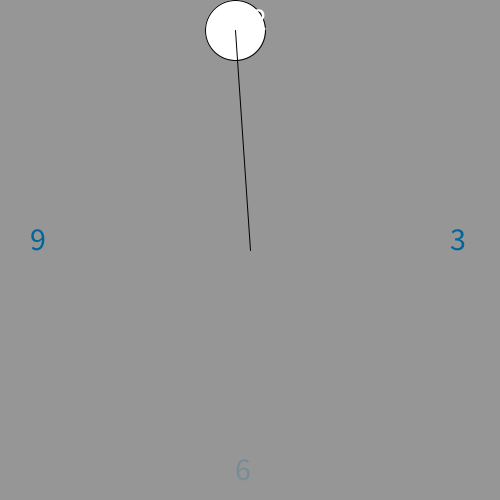
Frame 1 (no input)
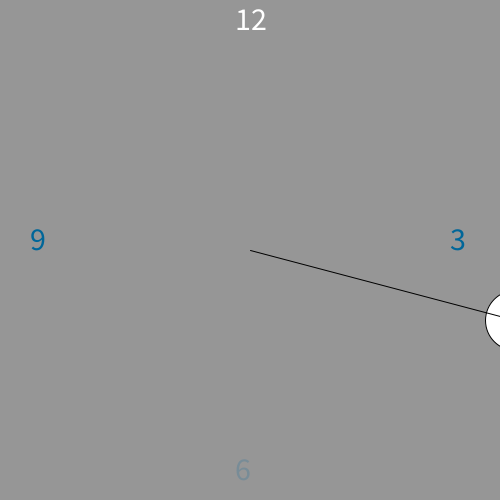
Frame 60 (the mouse pressed at the canvas centre just before this capture)
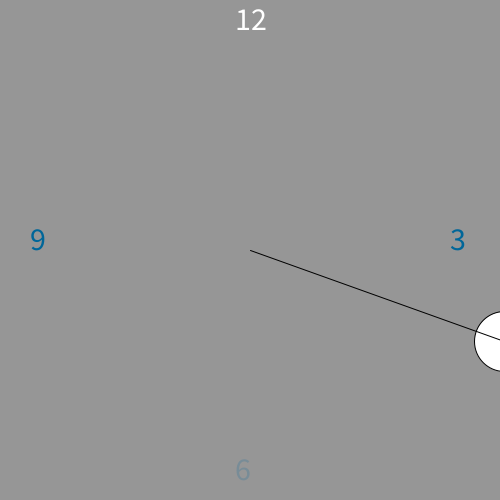
Frame 120 (the mouse held since frame 60 and released just before this capture)

The Processing sketch that drew these frames (run headless with seeded random() and noise(); from frame 60 on, the mouse is pressed at the canvas centre):

// Processing sketch: processing_131727
// ── processing_131727.pde

//circle variables
int circleRadius = 60;      // size of the sun
int xStart = 235; // The initial x position
int yStart = 30;         // The initial y position
float xCircle = 235;     // the x position of the sun
float yCircle = 30;     // the y position of the sun

// Arc variables
float t = 0;   // Start time
float duration = 60 * 1000; // Complete a full circle every 60 seconds
float conversionFactor = 2 * 3.14 / duration; // A full circle (2*pi) occurs every duration milliseconds

void setup()
{
  size(500, 500); // Set window size
}

void draw()
{
  // Refresh background
  background(150);
  
  // Draw the circle
  fill(255);
  ellipse(xCircle, yCircle, circleRadius, circleRadius);
  line(xCircle,yCircle,250,250);
  // Update position
  // this method traces a curve using a parametric equation. 
  // To change the speed, adjust the value added to t
  //t += 0.01;
  
  // Convert t to radians
  t = millis() * conversionFactor;

  // Use the parametric form for an ellipse. This method uses constant angular velocity
  float Rx = width/2 + circleRadius/2;
  float Ry = height/2 - circleRadius/2;
  float centerX = width/2;
  float centerY = height/2;
  
  xCircle = cos(t) * Rx + centerX;
  yCircle = sin(t) * Ry + centerY;
  
  
  //numbers
  textSize(32);
text("12", 235, 30); 
fill(0, 102, 153);
text("3", 450, 250);
fill(0, 102, 153, 51);
text("6", 235, 480); 
fill(0, 102, 153);
text("9", 30, 250);
   
}
